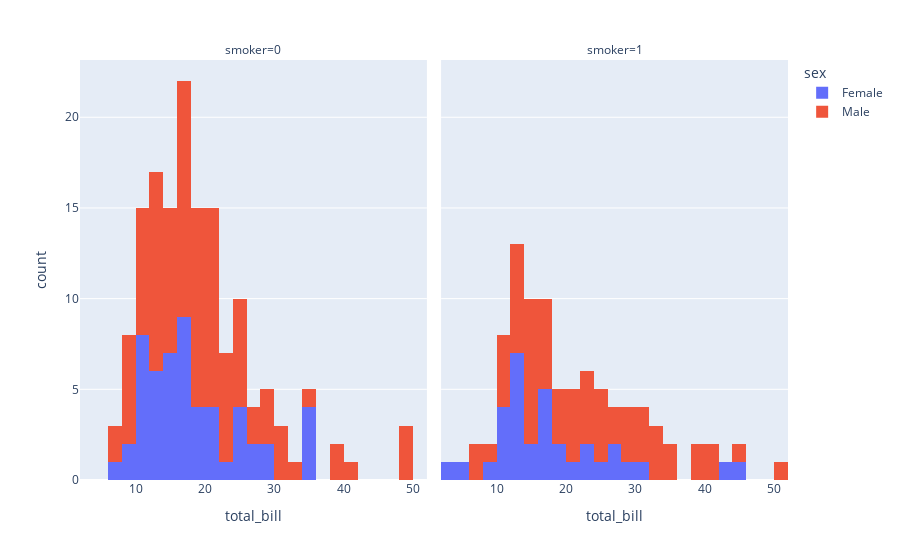

Notebook code cell kept with this figure:
### Markdown cell above
<h6 style='color:red'> Создаем график plotly, который показывает распределение общего счета по полу и курению </h6>

### Code cell
# Создаем график plotly, который показывает распределение общего счета по полу и курению
fig = px.histogram(tips, x="total_bill", color="sex", facet_col="smoker")
fig.show()

### Figure 1 — Plotly figure (JSON) as saved in the notebook; plotly's stock layout.template omitted (floating-point values rounded to 4 significant figures)
{"data": [{"alignmentgroup": "True", "bingroup": "x", "hovertemplate": "sex=Female<br>smoker=0<br>total_bill=%{x}<br>count=%{y}<extra></extra>", "legendgroup": "Female", "marker": {"color": "#636efa", "pattern": {"shape": ""}}, "name": "Female", "offsetgroup": "Female", "orientation": "v", "showlegend": true, "type": "histogram", "x": [16.99, 24.59, 35.26, 14.83, 10.33, 16.97, 20.29, 15.77, 19.65, 15.06, 20.69, 16.93, 10.29, 34.81, 26.41, 16.45, 17.07, 14.73, 10.07, 34.83, 22.75, 20.92, 7.25, 25.71, 17.31, 10.65, 12.43, 24.08, 13.42, 12.48, 29.8, 14.52, 11.38, 20.27, 11.17, 12.26, 18.26, 8.51, 10.33, 14.15, 13.16, 17.47, 27.05, 16.43, 8.35, 18.64, 11.87, 29.85, 25, 13.39, 16.21, 15.98, 35.83, 18.78], "xaxis": "x", "yaxis": "y"}, {"alignmentgroup": "True", "bingroup": "x", "hovertemplate": "sex=Female<br>smoker=1<br>total_bill=%{x}<br>count=%{y}<extra></extra>", "legendgroup": "Female", "marker": {"color": "#636efa", "pattern": {"shape": ""}}, "name": "Female", "offsetgroup": "Female", "orientation": "v", "showlegend": false, "type": "histogram", "x": [3.07, 26.86, 25.28, 5.75, 16.32, 11.35, 15.38, 44.3, 22.42, 14.31, 17.51, 10.59, 10.63, 9.6, 20.9, 18.15, 19.81, 43.11, 13, 12.74, 13, 16.4, 16.47, 12.76, 13.27, 28.17, 12.9, 30.14, 13.42, 16.27, 10.09, 22.12, 27.18], "xaxis": "x2", "yaxis": "y2"}, {"alignmentgroup": "True", "bingroup": "x", "hovertemplate": "sex=Male<br>smoker=0<br>total_bill=%{x}<br>count=%{y}<extra></extra>", "legendgroup": "Male", "marker": {"color": "#EF553B", "pattern": {"shape": ""}}, "name": "Male", "offsetgroup": "Male", "orientation": "v", "showlegend": true, "type": "histogram", "x": [10.34, 21.01, 23.68, 25.29, 8.77, 26.88, 15.04, 14.78, 10.27, 15.42, 18.43, 21.58, 16.29, 20.65, 17.92, 39.42, 19.82, 17.81, 13.37, 12.69, 21.7, 9.55, 18.35, 17.78, 24.06, 16.31, 18.69, 31.27, 16.04, 17.46, 13.94, 9.68, 30.4, 18.29, 22.23, 32.4, 28.55, 18.04, 12.54, 9.94, 25.56, 19.49, 48.27, 17.59, 20.08, 20.23, 12.02, 10.51, 27.2, 22.76, 17.29, 16.66, 15.98, 13.03, 18.28, 24.71, 21.16, 22.49, 12.46, 18.24, 14, 38.07, 23.95, 29.93, 11.69, 14.26, 15.95, 8.52, 22.82, 19.08, 34.3, 41.19, 9.78, 7.51, 14.07, 13.13, 17.26, 24.55, 19.77, 48.17, 16.49, 21.5, 12.66, 13.81, 24.52, 20.76, 31.71, 20.69, 7.56, 48.33, 20.45, 13.28, 11.61, 10.77, 10.07, 29.03, 17.82], "xaxis": "x", "yaxis": "y"}, {"alignmentgroup": "True", "bingroup": "x", "hovertemplate": "sex=Male<br>smoker=1<br>total_bill=%{x}<br>count=%{y}<extra></extra>", "legendgroup": "Male", "marker": {"color": "#EF553B", "pattern": {"shape": ""}}, "name": "Male", "offsetgroup": "Male", "orientation": "v", "showlegend": false, "type": "histogram", "x": [38.01, 11.24, 20.29, 13.81, 11.02, 18.29, 15.01, 17.92, 19.44, 32.68, 28.97, 40.17, 27.28, 12.03, 21.01, 15.36, 20.49, 25.21, 16, 50.81, 15.81, 7.25, 31.85, 16.82, 32.9, 17.89, 14.48, 34.63, 34.65, 23.33, 45.35, 23.17, 40.55, 30.46, 23.1, 15.69, 28.44, 15.48, 16.58, 10.34, 13.51, 18.71, 20.53, 26.59, 38.73, 24.27, 30.06, 25.89, 28.15, 11.59, 7.74, 12.16, 8.58, 13.42, 24.01, 15.69, 15.53, 12.6, 32.83, 22.67], "xaxis": "x2", "yaxis": "y2"}], "layout": {"annotations": [{"font": {}, "showarrow": false, "text": "smoker=0", "x": 0.245, "xanchor": "center", "xref": "paper", "y": 1, "yanchor": "bottom", "yref": "paper"}, {"font": {}, "showarrow": false, "text": "smoker=1", "x": 0.755, "xanchor": "center", "xref": "paper", "y": 1, "yanchor": "bottom", "yref": "paper"}], "barmode": "relative", "legend": {"title": {"text": "sex"}, "tracegroupgap": 0}, "margin": {"t": 60}, "xaxis": {"anchor": "y", "domain": [0, 0.49], "title": {"text": "total_bill"}}, "xaxis2": {"anchor": "y2", "domain": [0.51, 1], "matches": "x", "title": {"text": "total_bill"}}, "yaxis": {"anchor": "x", "domain": [0, 1], "title": {"text": "count"}}, "yaxis2": {"anchor": "x2", "domain": [0, 1], "matches": "y", "showticklabels": false}}}
